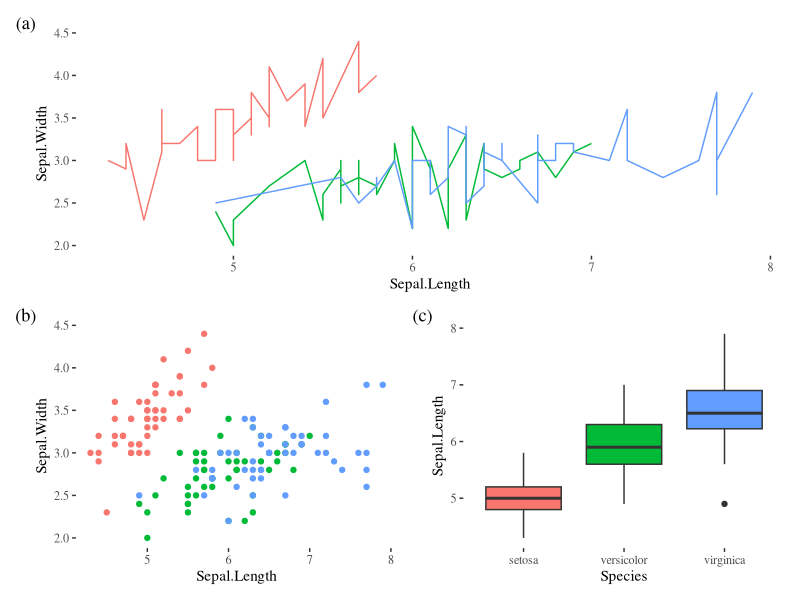
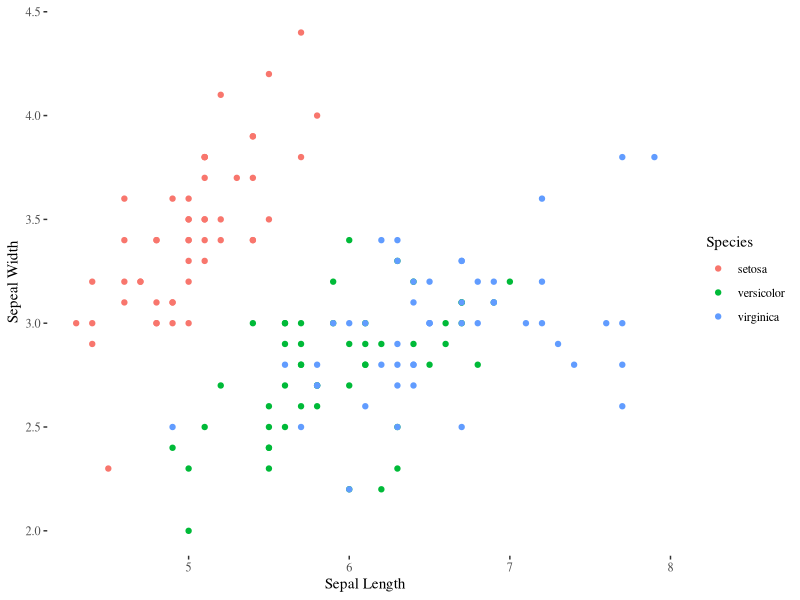
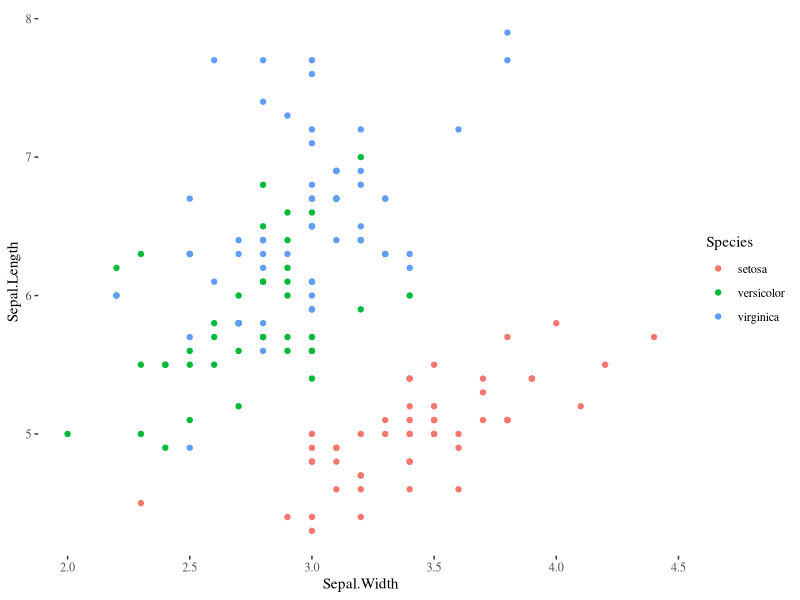

Write R code to recreate these figures, in order.
## ---- chunk 1
knitr::opts_chunk$set(echo = FALSE, results = 'asis',fig.height = 3.5, fig.width = 4.5, out.width = "100%", warning = FALSE, fig.align = 'center', message = FALSE, dev='cairo_pdf')
## ---- chunk 2
library(kableExtra)
library(ggplot2)

data("iris")

kable(iris[1:4,],align = "c", caption = "Tables are a breeze with Kable and Kable extra package!", booktabs = TRUE) %>% 
  kable_styling(latex_options = c("striped","HOLD_position"),full_width = TRUE, font_size = 25)

## ---- chunk 3

library(tidyverse)
library(patchwork)
library(ggthemes)

theme_set(theme_gray() + theme_tufte() + theme(legend.position = "none"))

base <- ggplot(iris, aes(x = Sepal.Length, y = Sepal.Width, colour = Species))
  
p_point <- base + geom_point()
p_line  <- base + geom_line() 
p_area  <- base + geom_area()
p_box1  <- ggplot(iris) + geom_boxplot(aes(x = Species, y = Sepal.Length, fill = Species))
p_box2  <- ggplot(iris) + geom_boxplot(aes(x = Species, y = Sepal.Width, fill = Species))

p_line + 
  {p_point + p_box1} +
  plot_layout(ncol = 1) + plot_annotation(tag_levels = "a", tag_prefix = "(",tag_suffix = ")")

## ---- chunk 4

library(ggplot2)
library(ggthemes)

ggplot(data = iris, aes(x = Sepal.Length, y = Sepal.Width, colour = Species)) +
  geom_point() +
  theme_tufte() +
  labs(x = "Sepal Length", y = "Sepeal Width") +
  NULL

## ---- chunk 5

# Here is some code for people
# to look at and be in awe of!!!!
library(ggplot2)
library(ggthemes)

ggplot(data=iris,
       aes(x = Sepal.Width,
           y = Sepal.Length,
           colour = Species)) +
  geom_point() +
  theme_tufte() +
  NULL
